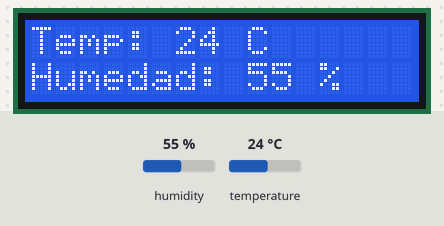
This sketch was run on a simulated Arduino Uno, built with avr-gcc and run on an emulated ATmega328P. Parts: 16×2 character LCD. Wiring (inferred from the names in the program): DHT11 sensor: data pin 14. Inputs (shaded band) come from the test bench; at power-on: humidity 55 %, temperature 24 °C.

Above: at 2.7 s.
2.8 s: humidity set to 22 %
At 4.8 s:
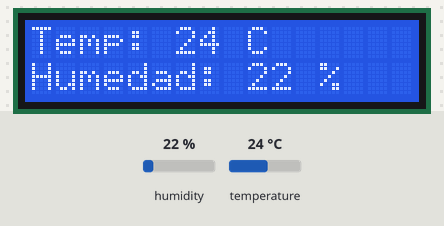
5.5 s: temperature set to 12 °C
At 6.1 s:
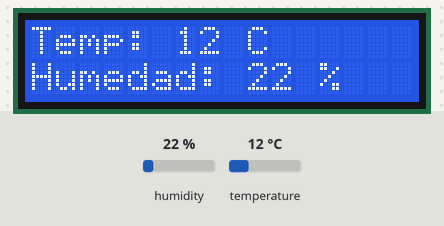
8.2 s: humidity set to 40 %
At 10.8 s:
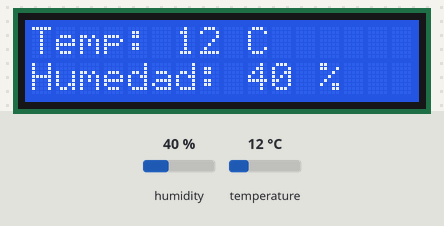
11.1 s: temperature set to 19 °C
At 12.3 s:
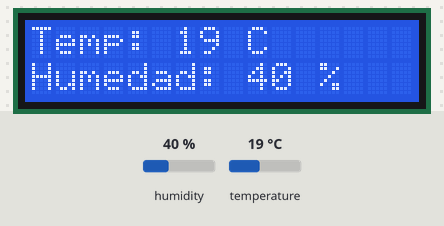
Timing chart, 0 to 14.1 s (numbered marks = the images above; inputs shaded):
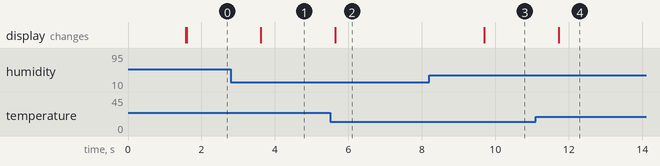

The sketch:

P22_estacion_clima.ino
```cpp
/*
  P22 · Estación de clima con pantalla LCD                    Sesión 11
  ------------------------------------------------------------------
  Qué hace: muestra la temperatura y la humedad del DHT11 en la pantalla LCD.

  Conexiones:
    LCD1602   igual que en P21 (RS 12, E 11, D4 10, D5 9, D6 8, D7 7, contraste con potenciómetro,
              luz de fondo con 100 ohm)
    DHT11     S -> pin A0 ; + -> 5 V ; - -> GND   (lee las letras de tu módulo)

  Ideas clave:
    - Juntamos dos "cajas negras": el sensor (leerDHT11) y la pantalla (LiquidCrystal).
    - Si el sensor falla, el programa avisa en la pantalla en lugar de mostrar datos falsos.

  Retos:  - Muestra también la temperatura que mide el termistor (P19, en A1) y compara las dos.
          - Alterna cada 3 segundos entre temperatura/humedad y un mensaje de tu equipo.
          - Agrega un LED que se encienda si la humedad pasa de 70 %.
*/

#include <LiquidCrystal.h>

#define DHT11_PIN 0                 // pin A0 (bit 0 del puerto C)

//                RS, E, D4, D5, D6, D7
LiquidCrystal lcd(12, 11, 10, 9, 8, 7);

bool errorDHT11 = false;                    // se activa si el sensor deja de responder

byte leerByteDHT11() {
  byte resultado = 0;
  for (byte i = 0; i < 8; i++) {
    unsigned int espera = 0;
    while (!(PINC & _BV(DHT11_PIN))) {
      if (++espera > 20000) { errorDHT11 = true; return 0; }   // evita quedarse colgado
    }
    delayMicroseconds(30);
    if (PINC & _BV(DHT11_PIN)) {
      resultado |= (1 << (7 - i));
    }
    espera = 0;
    while (PINC & _BV(DHT11_PIN)) {
      if (++espera > 20000) { errorDHT11 = true; return 0; }
    }
  }
  return resultado;
}

bool leerDHT11(byte &humedad, byte &temperatura) {
  byte datos[5];
  errorDHT11 = false;

  DDRC |= _BV(DHT11_PIN);
  PORTC |= _BV(DHT11_PIN);
  PORTC &= ~_BV(DHT11_PIN);
  delay(18);
  PORTC |= _BV(DHT11_PIN);
  delayMicroseconds(40);
  DDRC &= ~_BV(DHT11_PIN);
  delayMicroseconds(40);

  if (PINC & _BV(DHT11_PIN)) {
    return false;
  }
  delayMicroseconds(80);
  if (!(PINC & _BV(DHT11_PIN))) {
    return false;
  }
  delayMicroseconds(80);

  for (byte i = 0; i < 5; i++) {
    datos[i] = leerByteDHT11();
  }

  DDRC |= _BV(DHT11_PIN);
  PORTC |= _BV(DHT11_PIN);

  if (errorDHT11) {
    return false;
  }
  byte suma = datos[0] + datos[1] + datos[2] + datos[3];
  if (datos[4] != suma) {
    return false;
  }
  humedad = datos[0];
  temperatura = datos[2];
  return true;
}

void setup() {
  lcd.begin(16, 2);
  lcd.print("Estacion clima");
  delay(1500);
  lcd.clear();
}

void loop() {
  byte humedad;
  byte temperatura;

  if (leerDHT11(humedad, temperatura)) {
    lcd.setCursor(0, 0);
    lcd.print("Temp: ");
    lcd.print(temperatura);
    lcd.print(" C     ");
    lcd.setCursor(0, 1);
    lcd.print("Humedad: ");
    lcd.print(humedad);
    lcd.print(" %   ");
  } else {
    lcd.setCursor(0, 0);
    lcd.print("Error del sensor");
    lcd.setCursor(0, 1);
    lcd.print("Revisa cables   ");
  }
  delay(2000);                      // el DHT11 necesita al menos 1-2 s entre lecturas
}
```

Measured:
- after the input at 2.8 s, the display: changes after 0.82 s (image 1)
- after the input at 5.5 s, the display: changes after 0.15 s (image 2)
- after the input at 8.2 s, the display: changes after 1.5 s (image 3)
- after the input at 11.1 s, the display: changes after 0.62 s (image 4)
